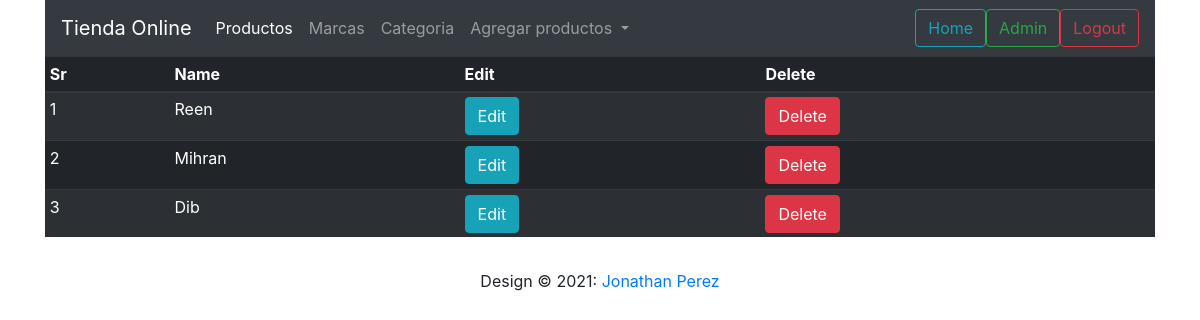
The app's page /brands (signed in) with its own data.
### shop/products/models.py (models this page shows)
class Brand(db.Model):
    id = db.Column(db.Integer, primary_key=True)
    name = db.Column(db.String(30), nullable=False, unique=True)

### shop/admin/routes.py (the view)
@app.route('/brands')
def brands():
    if 'email' not in session:
        flash('Please login first', 'danger')
        return redirect(url_for('login'))
    brands = Brand.query.order_by(Brand.id.desc()).all()
    return render_template('admin/brand.html', title ='Brand page', brands=brands)

### shop/templates/admin/brand.html (shortened to what this page needs)
{% extends 'layout.html'%}
{% block content%}
    <div class="container">
        <nav class="navbar navbar-expand-lg navbar-dark bg-dark">
            <a class="navbar-brand" href="{{url_for('admin')}}">Tienda Online</a>
            <div class="collapse navbar-collapse" id="navbarNavDropdown">
              <ul class="navbar-nav">
                <li class="nav-item active">
                  <a class="nav-link" href="{{url_for('admin')}}">Productos <span class="sr-only">(current)</span></a>
                </li>
                <li class="nav-item">
                  <a class="nav-link" href="{{url_for('brands')}}">Marcas</a>
                </li>
                <li class="nav-item">
                  <a class="nav-link" href="{{url_for('category')}}">Categoria</a>
                </li>
                <li class="nav-item dropdown">
                  <a class="nav-link dropdown-toggle" href="#" id="navbarDropdownMenuLink" role="button" data-toggle="dropdown" aria-haspopup="true" aria-expanded="false">
                    Agregar productos
                  </a>
                </li>
              </ul>
            </div>
            <a href=""<button class="btn btn-outline-info me-2" type="button">Home</button></a>
            <a href="{{url_for('admin')}}"><button class="btn btn-outline-success me-2" type="button">Admin</button></a>
            <a href="{{url_for('logout')}}"><button class="btn btn-outline-danger me-2" type="button">Logout</button></a>
          </nav>
    </div>
<div class="container">
    <table class="table table-sm table-striped table-condensed  table-hover  table-dark">
        <thead>
            <th>Sr</th>
            <th>Name</th>
            <th>Edit</th>
            <th>Delete</th>
        </thead>
        <tbody>
            {% if brands %}
            {% for brand in brands %}
                <tr>
                    <td>{{ loop.index }}</td>
                    <td>{{ brand.name }}</td>
                    <td><a href="{{url_for('updatebrand', id=brand.id)}}" class="btn btn-info">Edit</a></td>
                    <td><a href="" class="btn btn-danger">Delete</a></td>
                </tr>
            {% endfor %}
            {% endif %}
        </tbody>
    </table>
</div>
{% endblock %}

### records on screen
Brand: name "Reen"
Brand: name "Mihran"
Brand: name "Dib"
